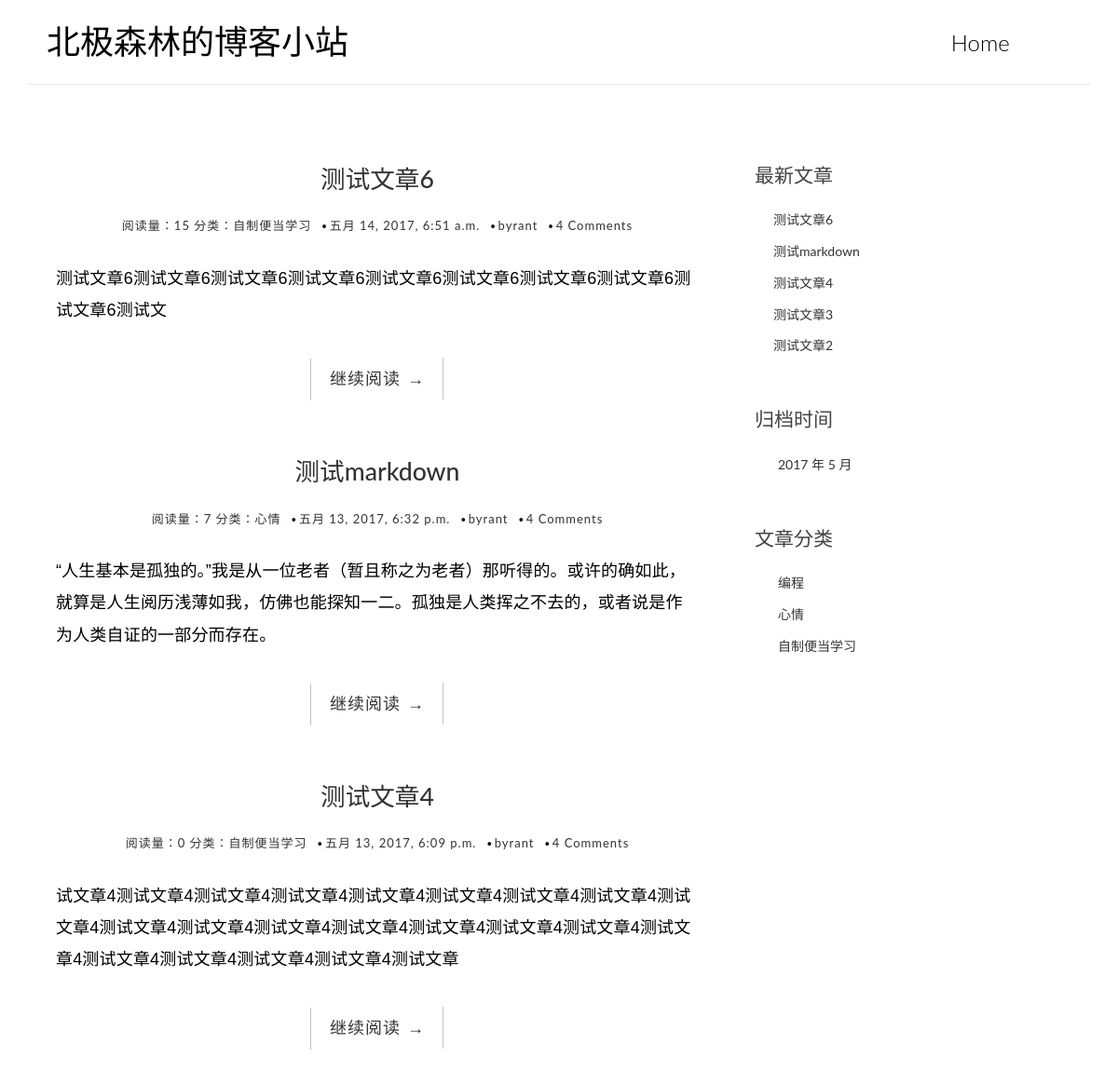
Before: / (upper part) with the older database file.
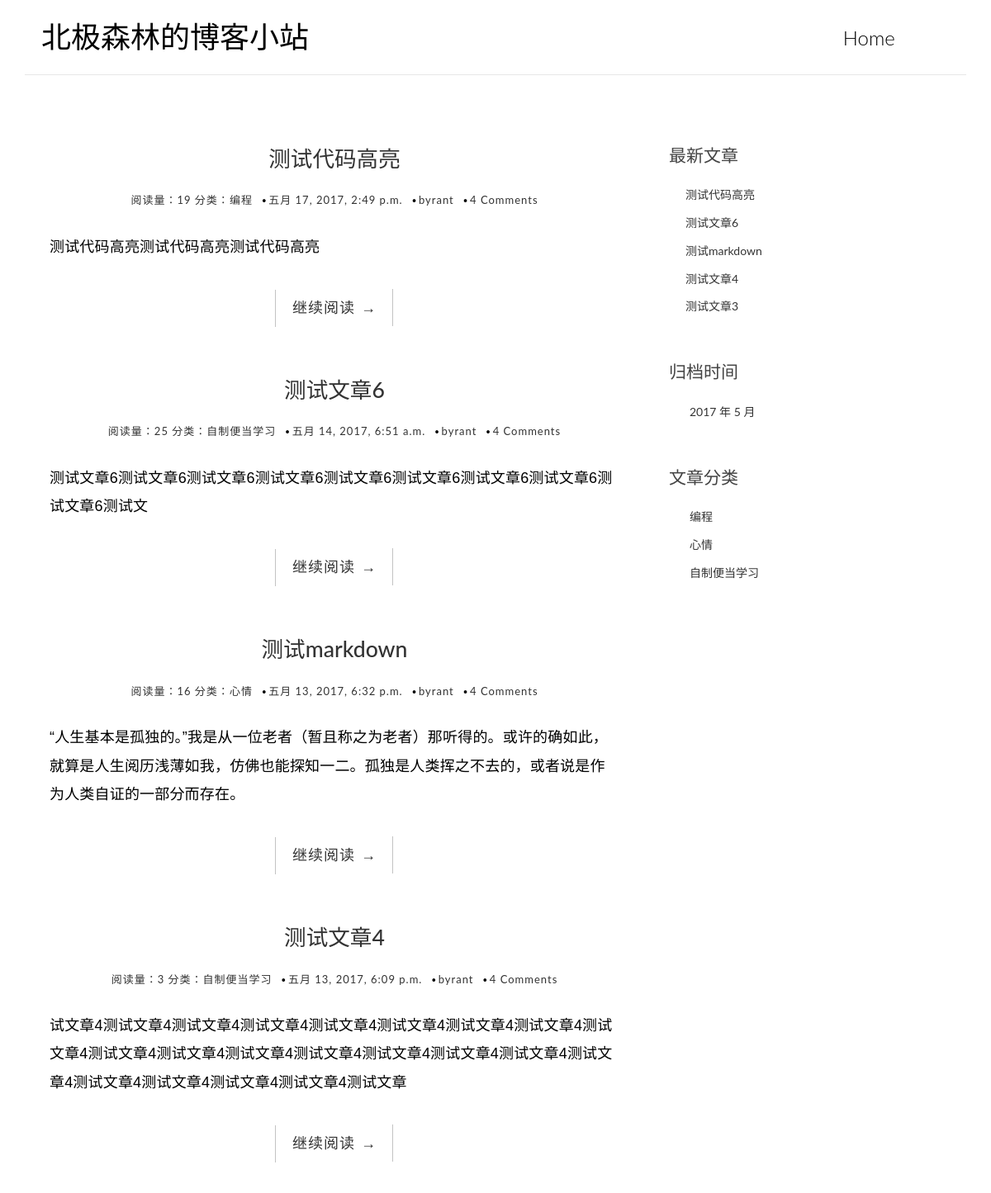
After: the same page with the newer database file.
### blog_main_part/models.py (models this page shows, shortened)
class Post(models.Model):
    title = models.CharField(max_length=80)
    body = models.TextField()
    created_time = models.DateTimeField(auto_now_add=True)
    modified_time = models.DateTimeField(auto_now_add=True)
    excerpt = models.CharField(max_length=200, blank=True)
    category = models.ForeignKey(Category)
    tags = models.ManyToManyField(Tag, blank=True)
    author = models.ForeignKey(User)
    views = models.PositiveIntegerField(default=0)
    class Meta:
        ordering = ['-created_time']
        ordering = ['-modified_time']
    def get_absolute_url(self):
        return reverse('blog_main_part:detail', kwargs={'my_args': self.id})

class Category(models.Model):
    name = models.CharField(max_length=100)

### blog_main_part/views.py (the view)
# urls.py: url(r'^$', views.index, name='index'),
def index(request):
    post_list = Post.objects.all()  # 获取Post数据模型的全部数据
    return render(request, 'blog_main_part/index.html', {'post_list': post_list})

### blog_main_part/templatetags/blog_main_part_tags.py (called while the page is built)
@register.simple_tag  # 这样这个函数就能在模板中用便签语法了（ {%  %} )
def get_recent_posts(num=5):
    return Post.objects.all()[:num]

@register.simple_tag  # 如法炮制
def archives():
    return Post.objects.dates('created_time', 'month', order='DESC')

@register.simple_tag  # 如法炮制
def get_categories():
    return Category.objects.all()

### blog_main_part/templates/blog_main_part/index.html
{% extends 'blog_main_part/base.html' %}
{% block main %}
    {% for post in post_list %}
        <article class="post post-1">
            <header class="entry-header">
                <h1 class="entry-title">
                    <a href="{{ post.get_absolute_url }}">{{ post.title }}</a>
                </h1>
                <div class="entry-meta">
                    <span class="post-views">
                        <a href="#">阅读量：{{ post.views }}</a>
                    </span>
                    <span class="post-category">
                        <a href="#">分类：{{ post.category.name }}</a>
                    </span>
                    <span class="post-date">
                        <a href="#">
                            <time class="entry-date" datetime="{{ post.created_time }}">{{ post.created_time }}</time>
                        </a>
                    </span>
                    <span class="post-author">
                        <a href="#">{{ post.author }}</a>
                    </span>
                    <span class="comments-link">
                        <a href="#">4 Comments</a>
                    </span>
                </div>
            </header>
            <div class="entry-content clearfix">
                <p>{{ post.excerpt }}</p>
                <div class="read-more cl-effect-14">
                    <a href="{{ post.get_absolute_url }}" class="more-link">继续阅读
                        <span class="meta-nav">→</span>
                    </a>
                </div>
            </div>
        </article>
        {% empty %}
        <div class="no-post">暂时还没发布文章！如人生一样空空如也呐……</div>
    {% endfor %}
{% endblock main %}

### blog_main_part/templates/blog_main_part/base.html (shortened to what this page needs)
{% load blog_main_part_tags %}
<!DOCTYPE html>
<html>
    <head>
        {% load staticfiles %}
        <link rel="stylesheet" href="{% static 'blog_main_part/css/reset_firstly.css' %}">
        <link rel="stylesheet" href="{% static 'blog_main_part/css/bootstrap.min.css' %}">
        <link rel="stylesheet" href="http://code.ionicframework.com/ionicons/2.0.1/css/ionicons.min.css">
        <link rel="stylesheet" href="{% static 'blog_main_part/css/pace.css' %}">
        <link rel="stylesheet" href="{% static 'blog_main_part/css/custom.css' %}">
    </head>
    <body>
        <div class="container">
            <header id="site-header">
                <div class="row">
                    <div class="col-md-4 col-sm-5 col-xs-8">
                        <div class="logo">
                            <h1>
                                <a href="{% url 'blog_main_part:index' %}">
                                    <b>北极森林的博客小站</b>
                                </a>
                            </h1>
                        </div>
                    </div>
                    <div class="col-md-8 col-sm-7 col-xs-4">
                        <nav class="main-nav" role="navigation">
                            <div class="collapse navbar-collapse" id="bs-example-navbar-collapse-1">
                                <ul class="nav navbar-nav navbar-right">
                                    <li class="cl-effect-11">
                                        <a href="{% url 'blog_main_part:index' %}" data-hover="Home">Home</a>
                                    </li>
                                </ul>
                            </div>
                        </nav>
                    </div>
                </div>
            </header>
        </div>
        <div class="content-body">
            <div class="container">
                <div class="row">
                    <main class="col-md-8">
                        {% block main %}{% endblock main %}
                    </main>
                    <aside class="col-md-4">
                        <div class="widget widget-recent-posts">
                            <h3 class="widget-title">最新文章</h3>
                            {% get_recent_posts as recent_post_list %}
                            <ul>
                                {% for post in recent_post_list %}
                                    <li>
                                        <a href="{{ post.get_absolute_url }}">{{ post.title }}</a>
                                    </li>
                                {% endfor %}
                            </ul>
                        </div>
                        <div class="widget widget-archives">
                            <h3 class="widget-title">归档时间</h3>
                            {% archives as date_list %}
                            <ul>
                                {% for date in date_list %}
                                    <li>
                                        <a href="{% url 'blog_main_part:archives' date.year date.month %}">{{ date.year }}
                                            年
                                            {{ date.month }}
                                            月</a>
                                    </li>
                                {% endfor %}
                            </ul>
                        </div>
                        <div class="widget widget-category">
                            <h3 class="widget-title">文章分类</h3>
                            {% get_categories as category_list %}
                            <ul>
                                {% for category in category_list %}
                                    <li>
                                        <a href="{% url 'blog_main_part:category' category.id %}">{{ category.name }}</a>
                                    </li>
                                {% endfor %}
                            </ul>
                        </div>
                    </aside>
                </div>
            </div>
        </div>
    </body>
</html>

### blog_main_part/static/blog_main_part/css/custom.css (style rules this page uses)
* { outline: none; }
h1, h2, h3, h4, h5, h6 { margin-top: 0; }
b { font-weight: 400; }
a { color: #333; }
body { color: #444; font-family: 'Lato', sans-serif; }
p { font-family: 'Ubuntu', sans-serif; font-weight: 400; word-spacing: 1px; letter-spacing: 0.01em; }
#site-header { background-color: #FFF; padding: 25px 20px; margin-bottom: 40px; border-bottom: 1px solid #e7e7e7; }
.logo h1 a { color: #000; }
.logo h1 { margin: 0; font-family: 'Lato', sans-serif; font-weight: 300; }
.main-nav { margin-top: 11px; max-width: 95%; }
.main-nav a { color: #000000 !important; padding: 0 0 5px 0 !important; margin-right: 30px; font-family: 'Lato', sans-serif; font-weight: 300; font-size: 24px; }
.cl-effect-11 a { padding: 10px 0; color: #0972b4; text-shadow: none; }
.cl-effect-11 a::before { position: absolute; top: 0; left: 0; overflow: hidden; padding: 0 0 5px 0 !important; max-width: 0; border-bottom: 1px solid #000; color: #000; content: attr(data-hover); -webkit-transition: max-width 0.5s; -moz-transition: max-width 0.5s; transition: max-width 0.5s; }
.content-body { padding-bottom: 4em; }
.post, .comment-area { background: #fff; padding: 30px 30px 0; }
.entry-title { text-align: center; font-size: 1.9em; margin-bottom: 20px; line-height: 1.6; padding: 10px 20px 0; }
.entry-meta { text-align: center; color: #DDDDDD; font-size: 13px; letter-spacing: 1px; margin-bottom: 30px; }
.entry-content { font-size: 18px; line-height: 1.9; font-weight: 300; color: #000; }
.post-category, .post-date, .post-author { position: relative; padding-right: 15px; }
.post-category::after, .post-date::after, .post-author::after { position: absolute; content: '.'; color: #000; font-size: 30px; top: -22px; right: 1px; }
.read-more { font-family: 'Ubuntu', sans-serif; font-weight: 400; word-spacing: 1px; letter-spacing: 0.01em; text-align: center; margin-top: 20px; }
.cl-effect-14 a { padding: 0 20px; height: 45px; line-height: 45px; position: relative; display: inline-block; margin: 15px 25px; letter-spacing: 1px; font-weight: 400; text-shadow: 0 0 1px rgba(255,255,255,0.3); }
.cl-effect-14 a::before, .cl-effect-14 a::after { position: absolute; width: 45px; height: 1px; background: #C3C3C3; content: ''; -webkit-transition: all 0.3s; -moz-transition: all 0.3s; transition: all 0.3s; pointer-events: none; }
.cl-effect-14 a::before { top: 0; left: 0; -webkit-transform: rotate(90deg); -moz-transform: rotate(90deg); transform: rotate(90deg); -webkit-transform-origin: 0 0; -moz-transform-origin: 0 0; transform-origin: 0 0; }
.cl-effect-14 a::after { right: 0; bottom: 0; -webkit-transform: rotate(90deg); -moz-transform: rotate(90deg); transform: rotate(90deg); -webkit-transform-origin: 100% 0; -moz-transform-origin: 100% 0; transform-origin: 100% 0; }
.widget { background: #fff; padding: 30px 0 0; }
.widget-title { font-size: 1.5em; margin-bottom: 20px; line-height: 1.6; padding: 10px 0 0; font-weight: 400; }
.widget-recent-posts ul { padding: 0; margin: 0; padding-left: 20px; }
.widget-recent-posts ul li { list-style-type: none; position: relative; line-height: 170%; margin-bottom: 10px; }
.widget-recent-posts ul li::before { content: '\f3d3'; font-family: "Ionicons"; position: absolute; left: -17px; top: 3px; font-size: 16px; color: #000; }
.widget-archives ul { padding: 0; margin: 0; padding-left: 25px; }
.widget-archives ul li { list-style-type: none; position: relative; line-height: 170%; margin-bottom: 10px; }
.widget-archives ul li::before { content: '\f3f3'; font-family: "Ionicons"; position: absolute; left: -25px; top: 1px; font-size: 16px; color: #000; }
.widget-category ul { padding: 0; margin: 0; padding-left: 25px; }
.widget-category ul li { list-style-type: none; position: relative; line-height: 170%; margin-bottom: 10px; }
.widget-category ul li::before { content: '\f3fe'; font-family: "Ionicons"; position: absolute; left: -25px; top: 1px; font-size: 18px; color: #000; }

Changed rows visible on the page:
no longer on this page (row unchanged): Post: title "测试文章2", shown under "最新文章"
added Post: title "测试代码高亮", views "19", category.name "编程", created_time "五月 17, 2017, 2:49 p.m.", author "byrant", excerpt "测试代码高亮测试代码高亮测试代码高亮"
changed Post "测试文章6": views "15" → "25"
changed Post "测试markdown": views "7" → "16"
changed Post "测试文章4": views "0" → "3"
